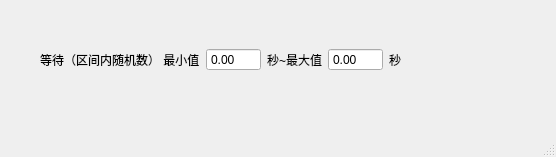
<?xml version="1.0" encoding="UTF-8"?>
<ui version="4.0">
 <class>MainWindow</class>
 <widget class="QMainWindow" name="MainWindow">
  <property name="geometry">
   <rect>
    <x>0</x>
    <y>0</y>
    <width>556</width>
    <height>157</height>
   </rect>
  </property>
  <property name="windowTitle">
   <string>MainWindow</string>
  </property>
  <widget class="QWidget" name="centralwidget">
   <widget class="QWidget" name="widget" native="true">
    <property name="geometry">
     <rect>
      <x>40</x>
      <y>40</y>
      <width>391</width>
      <height>39</height>
     </rect>
    </property>
    <layout class="QHBoxLayout" name="horizontalLayout_2">
     <item>
      <widget class="QLabel" name="label_2">
       <property name="text">
        <string>等待（区间内随机数） 最小值</string>
       </property>
      </widget>
     </item>
     <item>
      <widget class="QDoubleSpinBox" name="doubleSpinBox_wait_time_min">
       <property name="buttonSymbols">
        <enum>QAbstractSpinBox::NoButtons</enum>
       </property>
       <property name="maximum">
        <double>9999.989999999999782</double>
       </property>
      </widget>
     </item>
     <item>
      <widget class="QLabel" name="label_3">
       <property name="text">
        <string>秒~最大值</string>
       </property>
      </widget>
     </item>
     <item>
      <widget class="QDoubleSpinBox" name="doubleSpinBox_wait_time_max">
       <property name="buttonSymbols">
        <enum>QAbstractSpinBox::NoButtons</enum>
       </property>
       <property name="maximum">
        <double>9999.989999999999782</double>
       </property>
      </widget>
     </item>
     <item>
      <widget class="QLabel" name="label_4">
       <property name="text">
        <string>秒</string>
       </property>
      </widget>
     </item>
    </layout>
    <zorder>label_3</zorder>
    <zorder>label_2</zorder>
    <zorder>doubleSpinBox_wait_time_min</zorder>
    <zorder>label_4</zorder>
    <zorder>doubleSpinBox_wait_time_max</zorder>
   </widget>
  </widget>
  <widget class="QMenuBar" name="menubar">
   <property name="geometry">
    <rect>
     <x>0</x>
     <y>0</y>
     <width>556</width>
     <height>23</height>
    </rect>
   </property>
  </widget>
  <widget class="QStatusBar" name="statusbar"/>
 </widget>
 <resources/>
 <connections/>
</ui>
